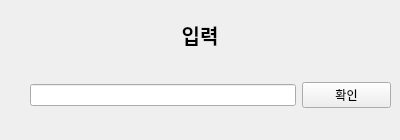
<?xml version="1.0" encoding="UTF-8"?>
<ui version="4.0">
 <class>InputWindow</class>
 <widget class="QWidget" name="InputWindow">
  <property name="geometry">
   <rect>
    <x>0</x>
    <y>0</y>
    <width>400</width>
    <height>140</height>
   </rect>
  </property>
  <property name="windowTitle">
   <string>Form</string>
  </property>
  <widget class="QLabel" name="label">
   <property name="geometry">
    <rect>
     <x>0</x>
     <y>10</y>
     <width>400</width>
     <height>50</height>
    </rect>
   </property>
   <property name="font">
    <font>
     <pointsize>15</pointsize>
     <weight>75</weight>
     <bold>true</bold>
    </font>
   </property>
   <property name="text">
    <string>입력</string>
   </property>
   <property name="alignment">
    <set>Qt::AlignCenter</set>
   </property>
  </widget>
  <widget class="QWidget" name="layoutWidget">
   <property name="geometry">
    <rect>
     <x>30</x>
     <y>80</y>
     <width>361</width>
     <height>30</height>
    </rect>
   </property>
   <layout class="QHBoxLayout" name="horizontalLayout" stretch="3,1">
    <item>
     <widget class="QLineEdit" name="lineEdit"/>
    </item>
    <item>
     <widget class="QPushButton" name="pushButton">
      <property name="text">
       <string>확인</string>
      </property>
     </widget>
    </item>
   </layout>
  </widget>
 </widget>
 <resources/>
 <connections/>
</ui>
